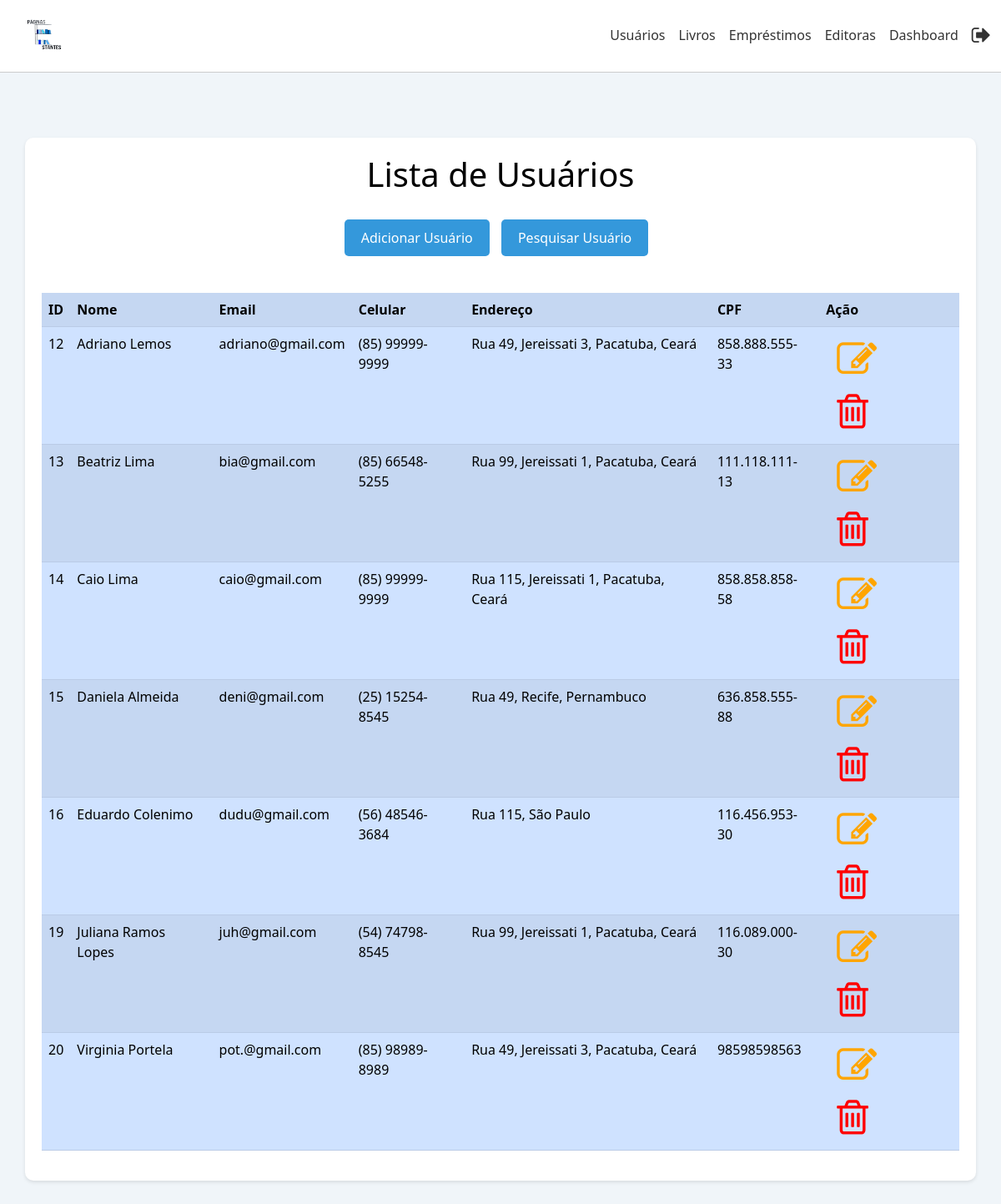
/ProjetoWDA/usuarios.php (signed in), run on the app's committed database.
### tables this page shows
CREATE TABLE `usuarios` (
  `id` int(11) NOT NULL,
  `nome` varchar(35) DEFAULT NULL,
  `email` varchar(35) DEFAULT NULL,
  `celular` text DEFAULT NULL,
  `endereco` text DEFAULT NULL,
  `cpf` text NOT NULL
);

### ProjetoWDA/usuarios.php (the view, shortened to what this page needs)
<!DOCTYPE html>
<html>
<head>
    <link rel="stylesheet" href="css/bootstrap.min.css">
    <link rel="stylesheet" href="https://cdnjs.cloudflare.com/ajax/libs/font-awesome/4.7.0/css/font-awesome.min.css">
</head>
<body>
<nav class="navbar navbar-expand-lg navbar-light">
    <div class="container-fluid">
        <a class="navbar-brand" href="#">
            <img src="logo.png" width="80" height="60">
        </a>
        <div class="collapse navbar-collapse justify-content-end" id="navbarNav">
            <ul class="navbar-nav">
                <li class="nav-item">
                    <a class="nav-link" href="usuarios.php">Usuários</a>
                </li>
                <li class="nav-item">
                    <a class="nav-link" href="livros.php">Livros</a>
                </li>
                <li class="nav-item">
                    <a class="nav-link" href="emprestimos.php">Empréstimos</a>
                </li>
                <li class="nav-item">
                    <a class="nav-link" href="editoras.php">Editoras</a>
                </li>
                <li class="nav-item">
                    <a class="nav-link" href="dashboard.php">Dashboard</a>
                </li>
                <li class="nav-item">
                    <a class="nav-link" href="logout.php">
                        <i class="fa fa-sign-out"></i>
                    </a>
                </li>
            </ul>
        </div>
    </div>
</nav>
	<div class="fundo">
    <br><br>
    <div class="container">
        <center><h1>Lista de Usuários</h1></center>
		<center>
        <a href="adicionar.php"><button type="button" class="button-background-move">Adicionar Usuário</button></a>
        <a href="pesquisarusuario.php"><button type="button" class="button-background-move">Pesquisar Usuário</button></a><br>
		</center>
        <br>
        <table class="table table-primary table-striped">
            <tr>
                <th>ID</th>
                <th>Nome</th>
                <th>Email</th>
                <th>Celular</th>
                <th>Endereço</th>
                <th>CPF</th>
                <th>Ação</th>
            </tr>
            <?php
            include 'conexao.php';
            $sql = "SELECT * FROM usuarios";
            $result = mysqli_query($conn, $sql);
            if (mysqli_num_rows($result) > 0) {
                while ($row = mysqli_fetch_assoc($result)) {
                    echo "<tr>";
                    echo "<td>" . $row["id"] . "</td>";
                    echo "<td>" . $row["nome"] . "</td>";
                    echo "<td>" . $row["email"] . "</td>";
                    echo "<td>" . $row["celular"] . "</td>";
                    echo "<td>" . $row["endereco"] . "</td>";
                    echo "<td>" . $row["cpf"] . "</td>";
                    echo "<td><a href='editar.php?id=" . $row["id"] . "' class='btn'><i class='fa fa-edit' style='font-size:48px;color:orange'></i></a> <a href='excluir.php?id=" . $row["id"] . "' class='btn'><i class='fa fa-trash-o' style='font-size:48px;color:red'></i></a></td>";
                    echo "</tr>";
                }
            } else {
                echo "<tr><td colspan='4'>Nenhum usuário encontrado.</td></tr>";
            }
            ?>
        </table>
    </div>
</div>
</body>
</html>

### ProjetoWDA/usuarios.php (style rules this page uses)
html { background-color: #f0f5f9; }
.navbar { background-color: #fff; border-bottom: 1px solid #ccc; }
.navbar-brand { margin-right: 10px; font-weight: bold; }
.navbar-nav .nav-link { color: #333; }
.navbar-nav .nav-item:last-child .nav-link { padding-right: 0; }
.nav-link i { font-size: 25px; }
.fundo { background-color: #f0f5f9; padding-top: 30px; padding-bottom: 30px; }
.container { background-color: #fff; padding: 20px; border-radius: 10px; box-shadow: 0 2px 4px rgba(0, 0, 0, 0.1); }
h1 { color: #010101; margin-bottom: 30px; }
.button-background-move { background-color: #3498db; color: #fff; border: none; padding: 10px 20px; border-radius: 5px; transition: background-color 0.3s; margin-right: 10px; }
.table { margin-top: 20px; }
th { background-color: #3498db; color: #fff; }
td a { color: #fff; margin-right: 5px; }

### data on the page
usuarios: id "12", nome "Adriano Lemos", email "adriano@gmail.com", celular "(85) 99999-9999", endereco "Rua 49, Jereissati 3, Pacatuba, Ceará", cpf "858.888.555-33"
usuarios: id "13", nome "Beatriz Lima", email "bia@gmail.com", celular "(85) 66548-5255", endereco "Rua 99, Jereissati 1, Pacatuba, Ceará", cpf "111.118.111-13"
usuarios: id "14", nome "Caio Lima", email "caio@gmail.com", celular "(85) 99999-9999", endereco "Rua 115, Jereissati 1, Pacatuba, Ceará", cpf "858.858.858-58"
usuarios: id "15", nome "Daniela Almeida", email "deni@gmail.com", celular "(25) 15254-8545", endereco "Rua 49, Recife, Pernambuco", cpf "636.858.555-88"
usuarios: id "16", nome "Eduardo Colenimo", email "dudu@gmail.com", celular "(56) 48546-3684", endereco "Rua 115, São Paulo", cpf "116.456.953-30"
usuarios: id "19", nome "Juliana Ramos Lopes", email "juh@gmail.com", celular "(54) 74798-8545", endereco "Rua 99, Jereissati 1, Pacatuba, Ceará", cpf "116.089.000-30"
usuarios: id "20", nome "Virginia Portela", email "pot.@gmail.com", celular "(85) 98989-8989", endereco "Rua 49, Jereissati 3, Pacatuba, Ceará", cpf "98598598563"
